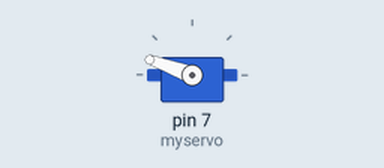
This sketch was run on a simulated Arduino Uno, built with avr-gcc and run on an emulated ATmega328P. Shown: servo.

Above: at 0.05 s.
At 0.4 s:
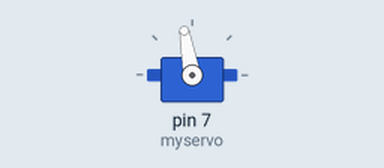
At 0.75 s:
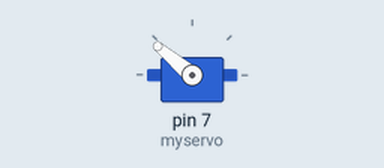
Timing chart, 0 to 3.0 s (numbered marks = the images above):
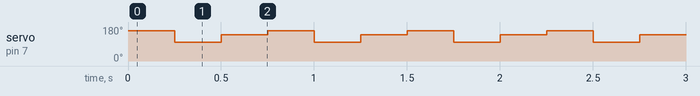

The sketch:

Up_Down.ino
```cpp
#include <Servo.h>

Servo myservo;  // create servo object to control a servo
// twelve servo objects can be created on most boards

int pos = 0;    // variable to store the servo position

void setup() {
  myservo.attach(7);  // attaches the servo on pin 9 to the servo object
}

void loop() {

  myservo.write(160);              // tell servo to go to position in variable 'pos'
    delay(250);                       // waits 15ms for the servo to reach the position

    myservo.write(100);              // tell servo to go to position in variable 'pos'
    delay(250);                       // waits 15ms for the servo to reach the position

    myservo.write(140);              // tell servo to go to position in variable 'pos'
    delay(250);                       // waits 15ms for the servo to reach the position


      myservo.write(160);              // tell servo to go to position in variable 'pos'
    delay(250);                       // waits 15ms for the servo to reach the position

    myservo.write(100);              // tell servo to go to position in variable 'pos'
    delay(250);                       // waits 15ms for the servo to reach the position

    myservo.write(140);              // tell servo to go to position in variable 'pos'
    delay(250);                       // waits 15ms for the servo to reach the position


}
```

Measured:
- by itself, servo on pin 7 (myservo): repeats every 0.75 s: 140° 0.25 s, 160° 0.25 s, 100° 0.25 s
